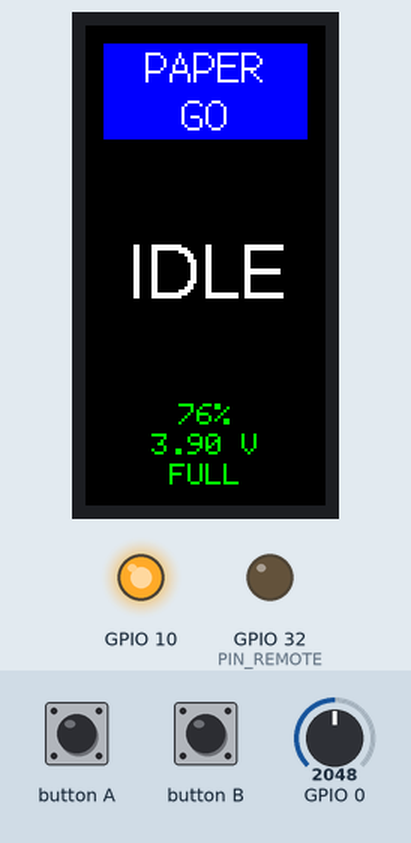
Simulated run of this sketch. Board: ESP32. On the bench: 80×160 colour display, output pins drawn as LEDs (lit = HIGH). Inputs (shaded band) come from the test bench; at power-on: GPIO 0 = 2048. Random numbers use the default seed unless the sketch sets one; what the sketch prints to the serial monitor is not drawn.

Above: at 1.3 s.
1.4 s: button A pressed for 0.15 s
At 2.4 s:
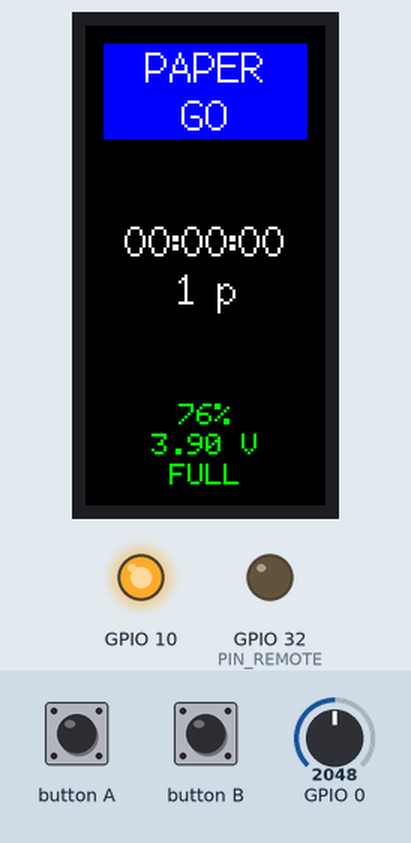
4.5 s: button A pressed for 1 s
At 5.3 s:
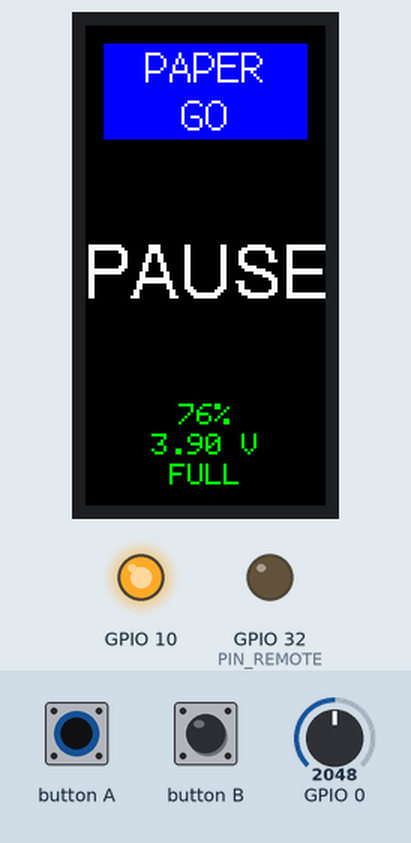
7.0 s: button A pressed for 0.15 s
At 9.05 s:
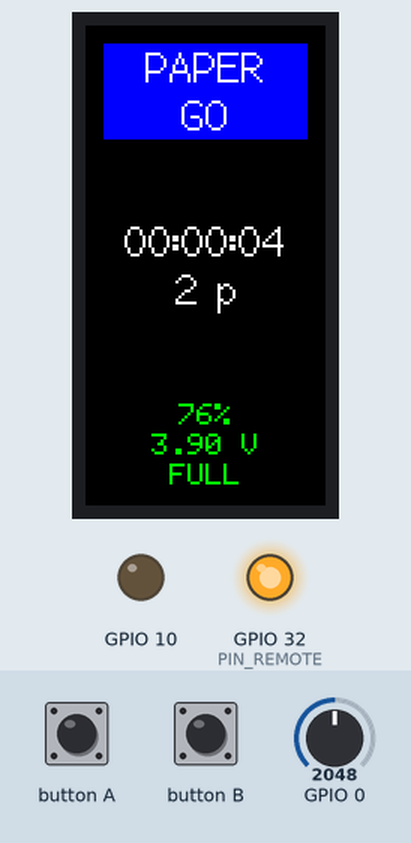
10.1 s: button A pressed for 3.2 s
At 10.7 s:
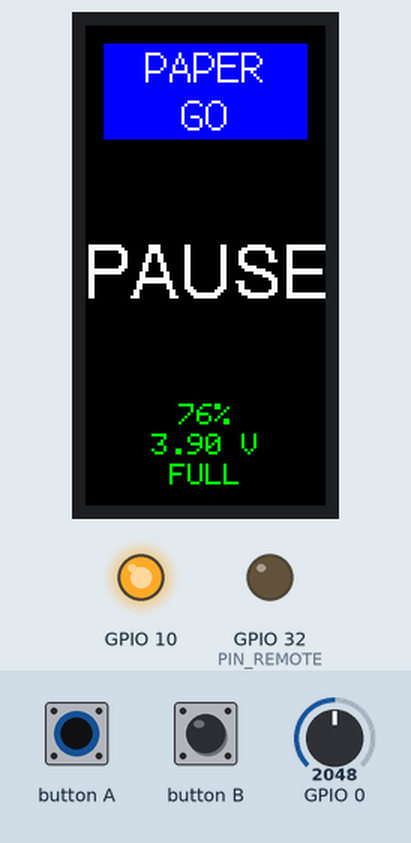
Timing chart, 0 to 13.1 s (numbered marks = the images above; inputs shaded):
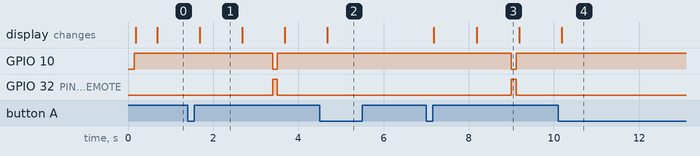

Measured:
- after the input at 1.4 s, GPIO 10: HIGH → LOW after 2.0 s, → HIGH 0.10 s later; GPIO 32 (PIN_REMOTE): LOW → HIGH after 2.0 s, → LOW 0.10 s later; the display: changes after 0.28 s (image 1)
- after the input at 7.0 s, GPIO 10: HIGH → LOW after 2.0 s, → HIGH 0.11 s later; GPIO 32 (PIN_REMOTE): LOW → HIGH after 2.0 s, → LOW 0.11 s later; the display: first changes after 0.18 s (image 3 shows a later state)
- what the display in image 1 shows lasts 1.0 s, from 1.7 s to 2.7 s

The sketch:

PaperGoC.ino
```cpp
// INCLUDE: COMMON
#include <M5StickC.h>

// DEFINE: PIN
#define PIN_REMOTE                          32

// DEFINE: BATTERY
#define BATTERY_MAX_V                       410
#define BATTERY_MIN_V                       320
#define BATTERY_STATUS_ONBATTERY            1
#define BATTERY_STATUS_CHARGING             2
#define BATTERY_STATUS_FULL                 3
#define BATTERY_STATUS_FAILED               0
#define BATTERY_UPDATE_INTERVAL_MSEC        3000

// DEFINE: SCREEN
#define SCREEN_UPDATE_INTERVAL_MSEC         500
#define SCREEN_BRIGHT                       9
#define SCREEN_WIDTH                        80
#define SCREEN_HEIGHT                       160
#define SCREEN_TITLE_TEXT_GAP               6
#define SCREEN_TITLE_TEXT_WIDTH             (SCREEN_WIDTH - 2 * SCREEN_TITLE_TEXT_GAP)
#define SCREEN_TITLE_TEXT_HEIGHT            32
#define SCREEN_INFO_TEXT_WIDTH              SCREEN_WIDTH
#define SCREEN_INFO_TEXT_HEIGHT             48
#define SCREEN_BATTERY_TEXT_WIDTH           SCREEN_WIDTH
#define SCREEN_BATTERY_TEXT_HEIGHT          28

#define TIME_PAGE_BASE_MS                   1500
#define TIME_RANDOM_MS                      8500

#define TOTAL_BASE_PERCENT                  1.1
#define TOTAL_MAX_PERCENT                   1.4

#define TOTAL_BASE_MIN                      30
#define TOTAL_BASE_PAGE                     300

// VAR: BASE
int battery_Status = BATTERY_STATUS_FAILED;
int battery_Status_last = BATTERY_STATUS_FAILED;
int battery_Percent = 0;
int battery_Percent_last = 0;
String battery_Title = String();
String battery_Text_V = String();
String battery_Text_A = String();

// VAR: PAGE
bool isSwitchMode = false;
bool isSwitchDone = false;
int totalPage = 1;
uint32_t activePageTime = 0;
uint32_t totalPageTime = 0;

uint32_t targetTotalPage = 0;
uint32_t targetTotalTime = 0;

// VAR: TIME
uint32_t lastUpdateStatusTime = -SCREEN_UPDATE_INTERVAL_MSEC;
uint32_t lastUpdateBatteryTime = -BATTERY_UPDATE_INTERVAL_MSEC;

uint32_t targetNextPageTime = 0;
uint32_t targetLongPressTime = 0;

// VAR: SCREEN
TFT_eSprite titleArea = TFT_eSprite(&M5.Lcd);
TFT_eSprite infoArea = TFT_eSprite(&M5.Lcd);
TFT_eSprite batteryArea = TFT_eSprite(&M5.Lcd);

void setup()
{
  M5.begin();

  // LED init
  pinMode(M5_LED, OUTPUT);
  digitalWrite(M5_LED, HIGH);
  pinMode(PIN_REMOTE, OUTPUT);
  digitalWrite(PIN_REMOTE, LOW);

  // Screen Init
  M5.Axp.ScreenBreath(SCREEN_BRIGHT);
  M5.Lcd.setRotation(0);
  M5.Lcd.fillScreen(TFT_BLACK);

  titleArea.createSprite(SCREEN_TITLE_TEXT_WIDTH, SCREEN_TITLE_TEXT_HEIGHT);
  batteryArea.createSprite(SCREEN_BATTERY_TEXT_WIDTH, SCREEN_BATTERY_TEXT_HEIGHT);
  infoArea.createSprite(SCREEN_INFO_TEXT_WIDTH, SCREEN_INFO_TEXT_HEIGHT);

  DrawStatus();
  Serial.println("Done");
  Serial.flush();
}

void loop()
{
  M5.update();
  UpdateBatteryStatus();

  // Update Screen
  DrawStatus();

  // Page Time
  if (isSwitchMode){
    uint32_t totalMinute = GetTotalMinutes();
    if (totalPage >= targetTotalPage && totalMinute >= targetTotalTime) {
      if (!isSwitchDone && targetNextPageTime > 0) {
        isSwitchDone = true;
        targetNextPageTime = 0;

        totalPageTime += (millis() - activePageTime);
        activePageTime = 0;
      }
    } else {
      if (targetNextPageTime > 0 && targetNextPageTime < millis()) {
        targetNextPageTime = millis() + SwitchPage();
      }
    }
  }

  // Btn
  if (M5.BtnB.wasPressed()) {
    isSwitchMode = false;
    isSwitchDone = false;

    totalPage = 1;
    activePageTime = 0;
    totalPageTime = 0;

    targetTotalTime = 0;
    targetTotalPage = 0;

    targetNextPageTime = 0;
    targetLongPressTime = 0;
  }

  if (M5.BtnA.wasPressed()) {
    if (targetNextPageTime > 0) {
      targetNextPageTime = 0;

      totalPageTime += (millis() - activePageTime);
      activePageTime = 0;
    } else {
      randomSeed(analogRead(0));
      isSwitchMode = true;

      if (targetTotalTime == 0 || targetTotalPage == 0) {
        totalPage = 1;
        targetTotalTime = random(TOTAL_BASE_MIN * TOTAL_BASE_PERCENT, TOTAL_BASE_MIN * TOTAL_MAX_PERCENT);
        targetTotalPage = random(TOTAL_BASE_PAGE * TOTAL_BASE_PERCENT, TOTAL_BASE_PAGE * TOTAL_MAX_PERCENT);

        Serial.print("targetTotalTime: ");
        Serial.print(targetTotalTime);
        Serial.print(" | targetTotalPage: ");
        Serial.println(targetTotalPage);
      }

      activePageTime = millis();
      targetNextPageTime = millis() + 1000 * 2;
    }
  }
}

uint32_t GetTotalMinutes(){
  return (millis() - activePageTime + totalPageTime) / 1000 / 60;
}

void DrawStatus() {
  if ((uint32_t)(millis() - lastUpdateStatusTime) < SCREEN_UPDATE_INTERVAL_MSEC){
    return;
  }
  lastUpdateStatusTime = millis();

  // Title
  titleArea.fillSprite(TFT_BLUE);
  titleArea.setTextColor(TFT_WHITE);

  titleArea.drawCentreString("PAPER", SCREEN_TITLE_TEXT_WIDTH / 2, 0, 2);
  titleArea.drawCentreString("GO", SCREEN_TITLE_TEXT_WIDTH / 2, 16, 2);
  titleArea.pushSprite(SCREEN_TITLE_TEXT_GAP, SCREEN_TITLE_TEXT_GAP);

  // Info
  infoArea.fillSprite(TFT_BLACK);
  if (isSwitchMode) {
    if (isSwitchDone){
      infoArea.drawCentreString("DONE", SCREEN_INFO_TEXT_WIDTH / 2, SCREEN_TITLE_TEXT_HEIGHT / 2, 4);
    } else {
      if (targetNextPageTime == 0) {
        infoArea.drawCentreString("PAUSE", SCREEN_INFO_TEXT_WIDTH / 2, SCREEN_TITLE_TEXT_HEIGHT / 2, 4);
      } else {
        if (isSwitchMode){
          uint32_t countSec = 0;
          if (targetNextPageTime > 0) {
            countSec = (millis() - activePageTime + totalPageTime) / 1000;
          } else {
            countSec = totalPageTime / 1000;
          }

          int intHour = countSec / 3600;
          int intMinute = countSec / 60 % 60;
          int intSec = countSec % 60;

          String displayHour = intHour >= 10 ? String(intHour) :  "0" + String(intHour);
          String displayMinute = intMinute >= 10 ? String(intMinute) :  "0" + String(intMinute);
          String displaySec = intSec >= 10 ? String(intSec) : "0" + String(intSec);

          String displayTime = displayHour + ":" + displayMinute + ":" + displaySec;
          String displayPage = String(totalPage) + " p";

          infoArea.drawCentreString(displayTime, SCREEN_INFO_TEXT_WIDTH / 2, SCREEN_TITLE_TEXT_HEIGHT / 4, 2);
          infoArea.drawCentreString(displayPage, SCREEN_INFO_TEXT_WIDTH / 2, SCREEN_TITLE_TEXT_HEIGHT / 4 * 3, 2);
        }
      }
    }
  } else {
    infoArea.drawCentreString("IDLE", SCREEN_INFO_TEXT_WIDTH / 2, SCREEN_TITLE_TEXT_HEIGHT / 2, 4);
  }
  infoArea.pushSprite(0, (SCREEN_HEIGHT - SCREEN_INFO_TEXT_HEIGHT) / 2);

  // Battery
  batteryArea.fillSprite(TFT_BLACK);
  batteryArea.setTextDatum(MC_DATUM);
  if (battery_Status == BATTERY_STATUS_CHARGING ||
      battery_Status == BATTERY_STATUS_FULL ) {
    batteryArea.setTextColor(TFT_GREEN);
  } else if (battery_Status == BATTERY_STATUS_ONBATTERY) {
    if (M5.Axp.GetWarningLeve() == 0){
      batteryArea.setTextColor(TFT_YELLOW);
    } else {
      batteryArea.setTextColor(TFT_RED);
    }
  } else {
    batteryArea.setTextColor(TFT_RED);
  }
  batteryArea.drawCentreString(battery_Title.c_str(), SCREEN_BATTERY_TEXT_WIDTH / 2, 0, 1);
  batteryArea.drawCentreString(battery_Text_V.c_str(), SCREEN_BATTERY_TEXT_WIDTH / 2, 10, 1);
  batteryArea.drawCentreString(battery_Text_A.c_str(), SCREEN_BATTERY_TEXT_WIDTH / 2, 20, 1);
  batteryArea.pushSprite(0, SCREEN_HEIGHT - (SCREEN_BATTERY_TEXT_HEIGHT * 1.2));
}

int SwitchPage() {
  totalPage++;

  int rndPageDelayMs = random(TIME_PAGE_BASE_MS, TIME_PAGE_BASE_MS + TIME_RANDOM_MS);
  int rndBtnDelayMs = random(100, 150);

  digitalWrite(PIN_REMOTE, HIGH);
  digitalWrite(M5_LED, LOW);
  delay(rndBtnDelayMs);
  digitalWrite(PIN_REMOTE, LOW);
  digitalWrite(M5_LED, HIGH);

  return rndPageDelayMs;
}

void UpdateBatteryStatus() {
  if ((uint32_t)(millis() - lastUpdateBatteryTime) < BATTERY_UPDATE_INTERVAL_MSEC){
    return;
  }
  lastUpdateBatteryTime = millis();

  double battV = M5.Axp.GetVbatData() * 1.1 / 1000;
  double chargeI = M5.Axp.GetIchargeData() / 2;
  double dischargeI = M5.Axp.GetIdischargeData() / 2;

  int battV_formatted = battV * 100;
  if (battV_formatted > BATTERY_MAX_V) {
    battV_formatted = BATTERY_MAX_V;
  } else if (battV_formatted < BATTERY_MIN_V) {
    battV_formatted = BATTERY_MIN_V;
  }

  battery_Percent = map(battV_formatted, BATTERY_MIN_V, BATTERY_MAX_V, 0, 100);

  battery_Title = String(battery_Percent) + "%";
  if (chargeI > 0 && dischargeI == 0){
    battery_Status = BATTERY_STATUS_CHARGING;
    battery_Text_V = String(battV, 2) + " V";
    battery_Text_A = "+ " + String(chargeI, 0) + " mA";
  } else if (chargeI == 0 && dischargeI == 0) {
    battery_Status = BATTERY_STATUS_FULL;
    battery_Text_V = String(battV, 2) + " V";
    battery_Text_A = "FULL";
  } else if (chargeI == 0 && dischargeI > 0) {
    battery_Status = BATTERY_STATUS_ONBATTERY;
    battery_Text_V = String(battV, 2) + " V";
    battery_Text_A = "- " + String(dischargeI, 0) + " mA";
  } else {
    battery_Status = BATTERY_STATUS_FAILED;
    battery_Title = String();
    battery_Text_V = "NO";
    battery_Text_A = "BATTERY";
  }

  /*
  Serial.print("UpdateBatteryStatus(): bStatus = ");
  Serial.print(battery_Status);
  Serial.print(", bPercent = ");
  Serial.print(battery_Percent);
  Serial.print(", battV = ");
  Serial.print(battV);
  Serial.print(", chargeI = ");
  Serial.print(chargeI);
  Serial.print(", dischargeI = ");
  Serial.print(dischargeI);
  Serial.print(", WarningLevel = ");
  Serial.println(M5.Axp.GetWarningLeve());
  */

  // Send Battery NOTIFY
  if (battery_Status != battery_Status_last || battery_Percent != battery_Percent_last)
  {
    battery_Status_last = battery_Status;
    battery_Percent_last = battery_Percent;
  }
}
```
